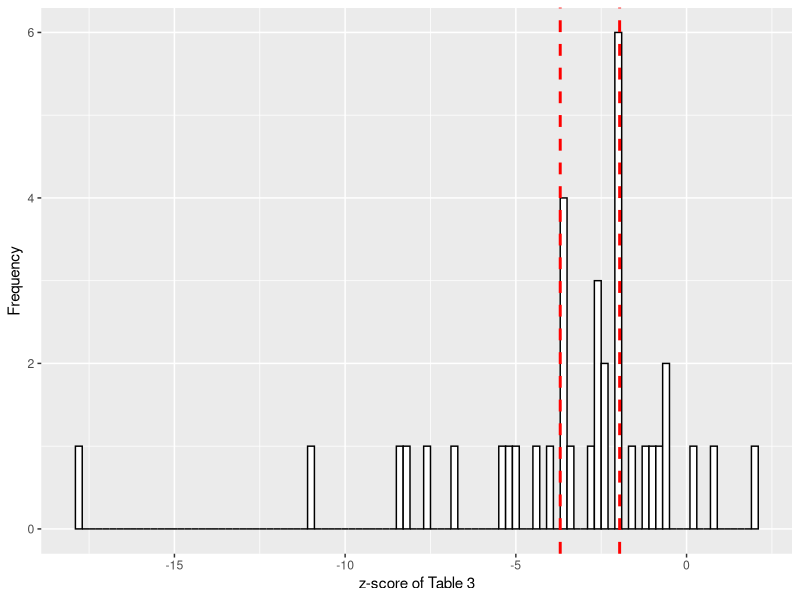

R code for this plot:
## ---- chunk 1
knitr::opts_chunk$set(echo = TRUE)
## ---- chunk 2
library(tidyverse)
library(pwr)
library(scales)
library(reshape2)
## ---- chunk 3
# 데이터 읽기
data <- read_csv('data.csv')
# 결과 출력
print(data)
## ---- chunk 4
# post-hoc power 계산
p.power <- function(m1, sd1, n1, m2, sd2, n2, sig.level){
  sd <- sqrt((sd1*sd1+sd2*sd2)/2)
  d <- (m1-m2)/sd
  print(d)
  power <- pwr.t2n.test(n1=n1,n2=n2,d=d,sig.level=sig.level)$power
  return(power)
}

data <- data %>% mutate(ppwr = p.power(m.mean.t3, m.sd.t3, N1, w.mean.t3, w.sd.t3, N2, 0.05))
med.pwr <- median(data %>% pull(ppwr))
prt <- paste('사후 검정력 중간값:',med.pwr,', ','실제 성공률:',as.character(29/37),sep="")
print(prt)
## ---- chunk 5
# z-score 계산 함수
zscore <- function(m1, sd1, n1, m2, sd2, n2){
  z <- (m1-m2)/sqrt(sd1*sd1/n1 + sd2*sd2/n2)
  return(z)
}

# zscore 계산
data <- data %>% mutate(z3 = zscore(m.mean.t3, m.sd.t3, N1, w.mean.t3, w.sd.t3, N2))

# zscore 히스토그램
plot <- ggplot(data, aes(x=z3)) + geom_histogram(color='black', fill='white', binwidth=0.2) + geom_vline(xintercept=-1.96, linetype='dashed', color='red', size=1) + geom_vline(xintercept=-3.7, linetype='dashed', color='red', size=1) +xlab('z-score of Table 3') + ylab('Frequency')
plot

## ---- chunk 6
# z-score 계산 함수
eqvar <- function(sd1, n1, sd2, n2){
  fstat <- sd1*sd1/(sd2*sd2)
  f.pvalue <- pf(fstat, n1-1, n2-1, lower.tail=F)
  return(f.pvalue)
}

# zscore 계산
data <- data %>% mutate(eqvar = eqvar(m.sd.t3, N1, w.sd.t3, N2))
vec <- data %>% pull('eqvar') < 0.05
print(sum(as.numeric(vec))/length(vec)*100)
